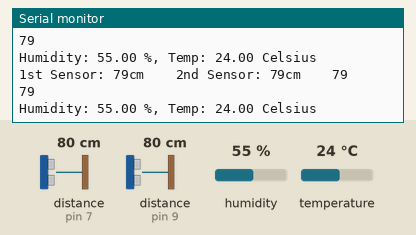
Recording of a sketch running on a simulated Arduino Uno, built with avr-gcc and run on an emulated ATmega328P. Shown: the last lines printed to the serial monitor. Wiring (inferred from the names in the program): 2 × ultrasonic range finder: trigger pin 6, echo pin 7 / trigger pin 8, echo pin 9. The test bench sets the inputs (shaded band); at power-on: distance to the obstacle (sensors on pin 7, pin 9) 80 cm, humidity 55 %, temperature 24 °C. The echo pulse lasts 58.3 µs per cm.

Above: at 4.8 s.
4.9 s: distance to the obstacle (sensor on pin 7) set to 23 cm
At 7.2 s:
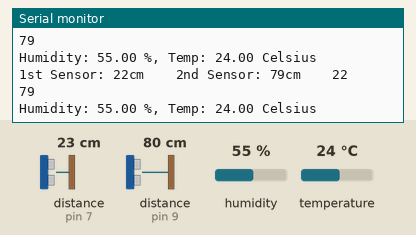
7.9 s: distance to the obstacle (sensor on pin 7) set to 18 cm
At 8.8 s:
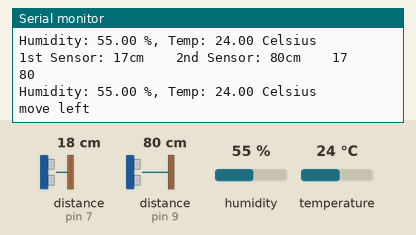
11.7 s: distance to the obstacle (sensor on pin 9) set to 21 cm
At 13.5 s:
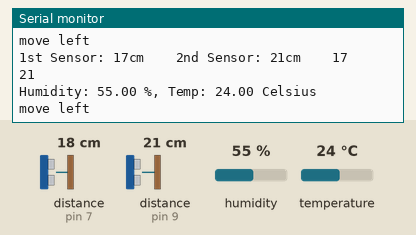
14.7 s: distance to the obstacle (sensor on pin 9) set to 18 cm
At 17.4 s:
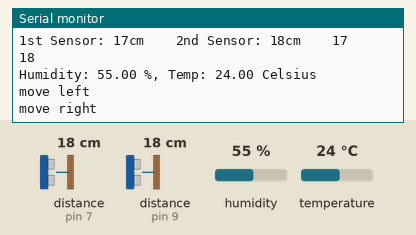
Timing chart, 0 to 18.9 s (numbered marks = the images above; inputs shaded):
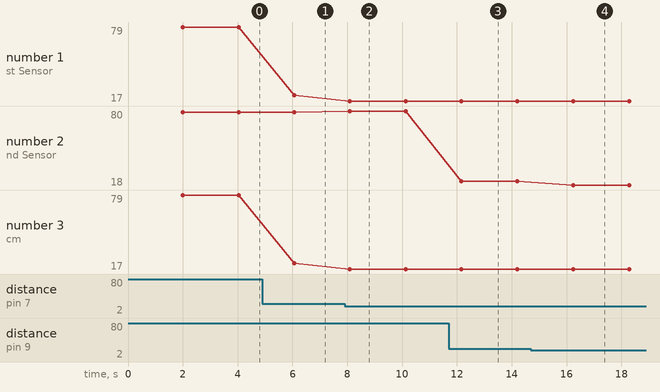

The sketch:

Joy.ino
```cpp
#include <DHT.h>;

//Constants
#define DHTPIN 2     // what pin we're connected to
#define DHTTYPE DHT22   // DHT 22  (AM2302)
DHT dht(DHTPIN, DHTTYPE); //// Initialize DHT sensor for normal 16mhz Arduino
int flag=0;


//Variables
int chk;
float hum;  //Stores humidity value
float temp; //Stores temperature value

#define trigPin1 6
#define echoPin1 7
#define trigPin2 8
#define echoPin2 9
int c,d,e=0,stand=0;
void setup()
{

Serial.begin (9600);
  pinMode(trigPin1, OUTPUT);
  pinMode(echoPin1, INPUT);

  pinMode(trigPin2, OUTPUT);
  pinMode(echoPin2, INPUT);

dht.begin();


}

int firstsensor()
{ // This function is for first sensor.
  int duration1, distance1;
  digitalWrite (trigPin1, HIGH);
  delayMicroseconds (10);
  digitalWrite (trigPin1, LOW);
  duration1 = pulseIn (echoPin1, HIGH);
  distance1 = (duration1/2) / 29.1;

      Serial.print("1st Sensor: ");
      Serial.print(distance1);
      Serial.print("cm    ");
      return(distance1);
}
int secondsensor()
{ // This function is for second sensor.
    int duration2, distance2;
    digitalWrite (trigPin2, HIGH);
    delayMicroseconds (10);
    digitalWrite (trigPin2, LOW);
    duration2 = pulseIn (echoPin2, HIGH);
    distance2 = (duration2/2) / 29.1;

      Serial.print("2nd Sensor: ");
      Serial.print(distance2);
      Serial.print("cm    ");
      return(distance2);
}
void loop()
{
  delay(2000);
Serial.println("\n");
int a=firstsensor();
int b=secondsensor();
Serial.println(a);
Serial.println(b);


  hum = dht.readHumidity();
  temp= dht.readTemperature();
  Serial.print("Humidity: ");
  Serial.print(hum);
  Serial.print(" %, Temp: ");
  Serial.print(temp);
  Serial.println(" Celsius");

if ( flag==0 )
{
  stand=hum;
  flag++;
}

if (a<20)
{
  //move left
  c=1;
  Serial.println("move left");
}

if (b<20)
{
  //move right
  d=1;
  Serial.println("move right");
}


if ( hum>(stand+200))
{
  //rotate
   Serial.println("Rotate");
}

}
```

Measured:
- the behaviour switches between 21 and 20 cm on distance to the obstacle (sensor on pin 7) (found by bisection; images 1 and 2)
- the behaviour switches between 20 and 19 cm on distance to the obstacle (sensor on pin 9) (found by bisection; images 3 and 4)
- after the input at 4.9 s, the serial monitor: prints a new line after 1.2 s (image 1)
- after the input at 7.9 s, the serial monitor: prints a new line after 0.19 s (image 2)
- after the input at 11.7 s, the serial monitor: prints a new line after 0.47 s (image 3)
- after the input at 14.7 s, the serial monitor: prints a new line after 1.5 s (image 4)
- plotted number 1: 79 → 22 after the input at 4.9 s, 22 → 17 after the input at 7.9 s
- plotted number 2: 79 → 80 after the input at 7.9 s, 80 → 21 after the input at 11.7 s, 21 → 18 after the input at 14.7 s
